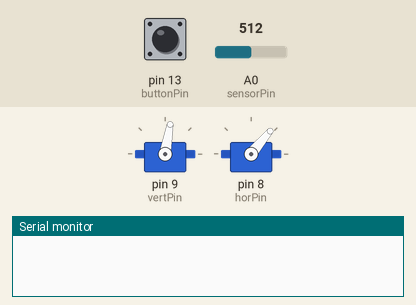
Recording of a sketch running on a simulated Arduino Uno, built with avr-gcc and run on an emulated ATmega328P. On the bench: 2 × servo, the last lines printed to the serial monitor. The test bench sets the inputs (shaded band); at power-on: pin 13 (buttonPin) LOW, A0 (sensorPin) = 512.

Above: at 1.2 s.
1.3 s: pin 13 (buttonPin) pulled HIGH for 0.15 s
At 1.91 s:
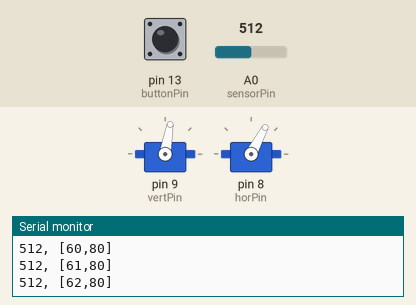
At 4.95 s:
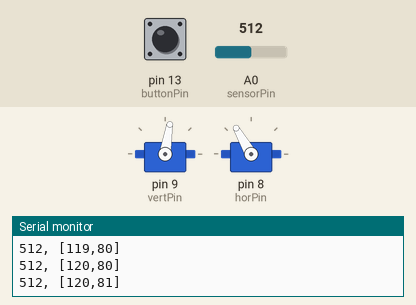
10.3 s: A0 (sensorPin) set to 1023
At 10.47 s:
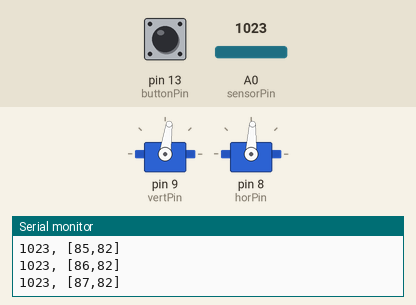
Timing chart, 0 to 19.3 s (numbered marks = the images above; inputs shaded):
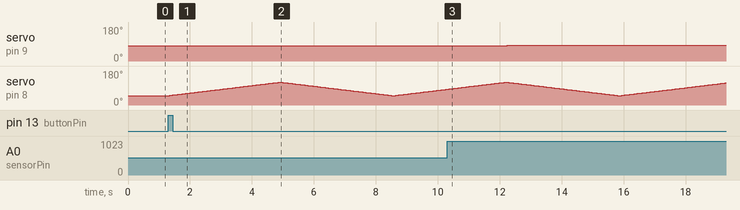

The sketch:

main.ino
```cpp
/*
A program that uses two servos and a distance sensor
in a pan-and-tilt mechanism to scan a figure.
*/

# include <Servo.h>

// initialize Servo info
Servo vertServo;
Servo horServo;
const int vertPin = 9;
const int horPin = 8;
int vStart = 80;
int hStart = 50;
int vEnd = 140;
int hEnd = 120;
int vPos = vStart;
int hPos = hStart;

// init sensor variables
const int sensorPin = A0;
int sensorVal = 0;
int sensorCoor[] = {0, 0};

// init button variables
const int buttonPin = 13;
int buttonState = 0;
int prevButtonState = 0;

void setup() {
  Serial.begin(9600);
  vertServo.attach(vertPin);
  horServo.attach(horPin);
  // Set servos to starting positions
  vertServo.write(vPos);
  horServo.write(hPos);
  pinMode(buttonPin, INPUT);
}

void loop() {
  // check if button is pressed
  buttonState = digitalRead(buttonPin);
  if (buttonState == HIGH & prevButtonState == LOW) {
    // run vertical servo scan
    for (vPos = vStart; vPos <= vEnd; vPos +=1) {
      vertServo.write(vPos);
      // for each vertical position, run a horizontal scan
      horMovement();
      delay(50);
    }
    // reset servos to starting positions
    vertServo.write(vStart);
    horServo.write(hStart);
  }
  prevButtonState = buttonState;
}

void printSensorInfo(int sensorVal, int sensorCoor[]) {
  /*
    Prints sensor values and coordinates to Serial Monitor.
    Args:
      sensorVal: an int recording the output value of the distance sensor.
      sensorCoor: an array containing 2 ints recording the horizontal servo angle
      and the vertical servo angle-- [hPos, vPos]
  */
  Serial.print(sensorVal);
  Serial.print(", [");
  Serial.print(sensorCoor[0]);
  Serial.print(",");
  Serial.print(sensorCoor[1]);
  Serial.println("]");
}

void horMovement() {
  /*
    Horizontal servo scanning movement.
    Scans right to left on one scan, then scans left to right on the next.
  */
  if (hPos >= hEnd) {
    for (hPos = hEnd; hPos >= hStart; hPos -=1) {
      horServo.write(hPos);
      sensorVal = analogRead(sensorPin);
      sensorCoor[0] = hPos;
      sensorCoor[1] = vPos;
      printSensorInfo(sensorVal, sensorCoor);
      delay(50);
    }
  }
  else {
    for (hPos = hStart; hPos <= hEnd; hPos +=1) {
      horServo.write(hPos);
      sensorVal = analogRead(sensorPin);
      sensorCoor[0] = hPos;
      sensorCoor[1] = vPos;
      printSensorInfo(sensorVal, sensorCoor);
      delay(50);
    }
  }
}
```

Measured:
- after the input at 1.3 s, servo on pin 9 (vertPin): 80° → 81° after 3.6 s, → 82° 3.6 s later
